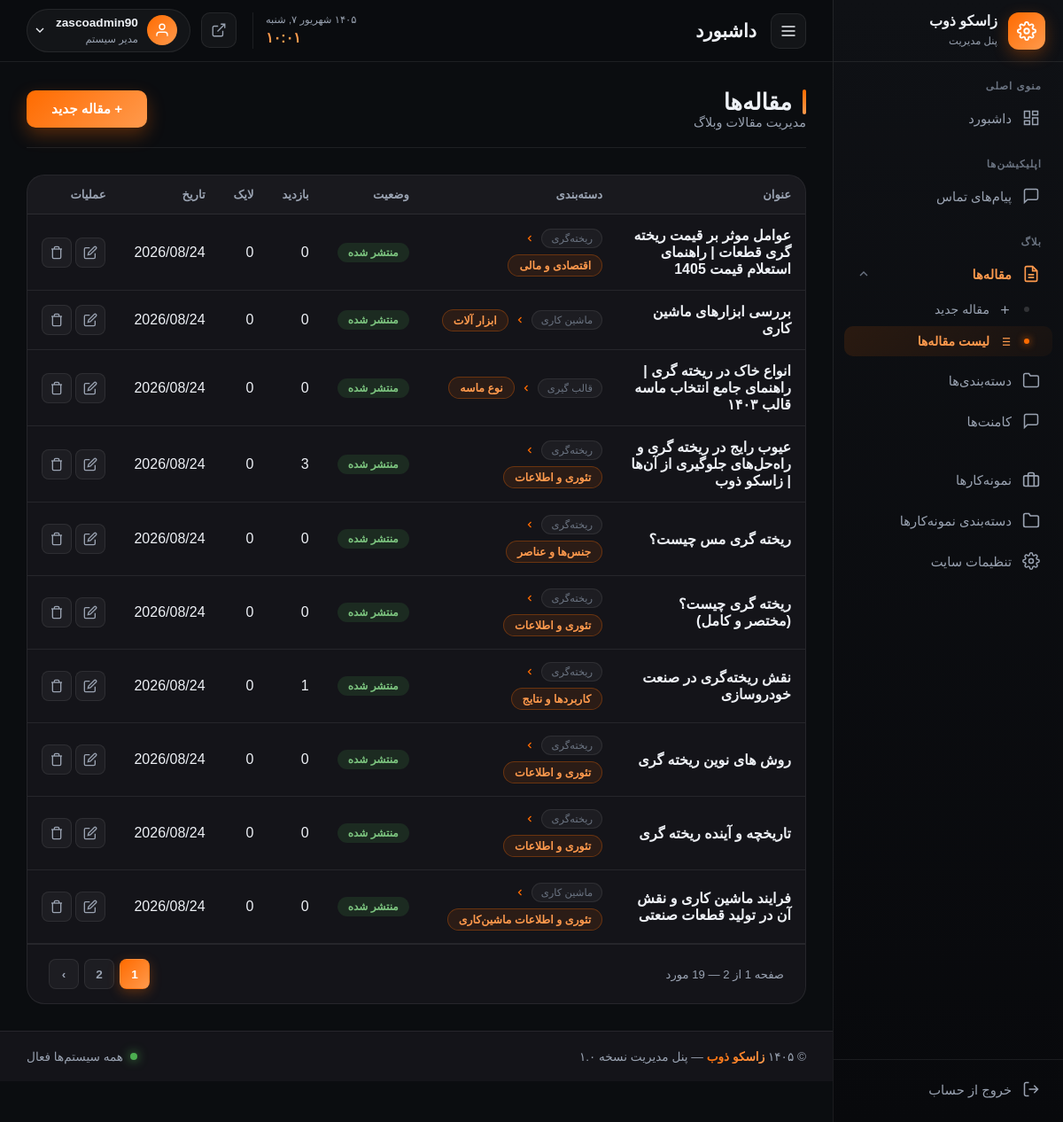
Before: /zasco-admin-x9k2p/blog/posts/ (signed in) with the older database file.
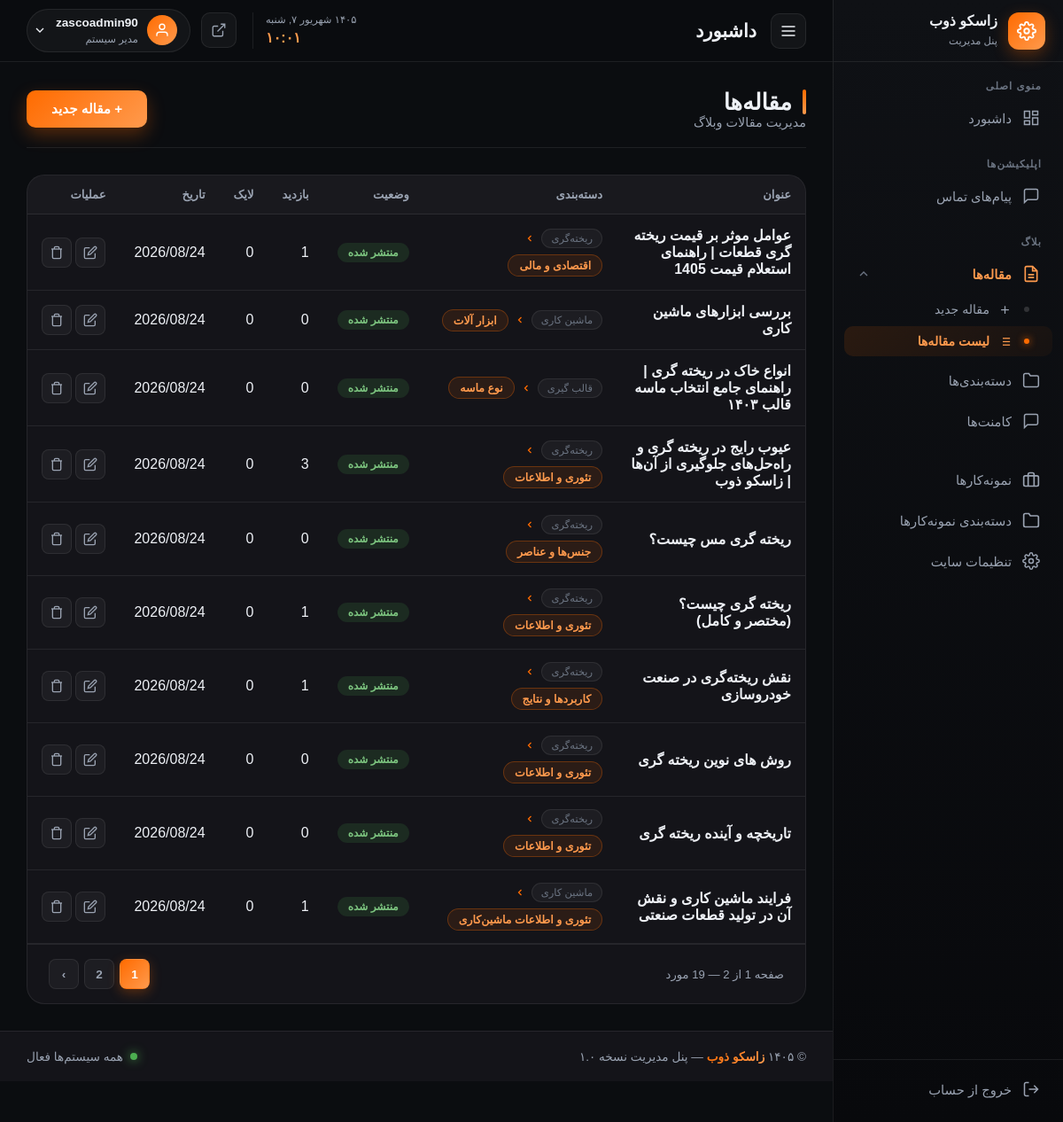
After: the same page with the newer database file.
### blog/models.py (models this page shows, shortened)
class Post(SoftDeleteModel):
    title = models.CharField('عنوان مقاله', max_length=200)
    slug = models.SlugField('اسلاگ', max_length=220, unique=True, allow_unicode=True, blank=True)
    excerpt = models.TextField('چکیده', blank=True)
    content = models.TextField('متن مقاله')
    featured_image = models.ImageField('تصویر شاخص', upload_to='blog/%Y/%m/')
    category = models.ForeignKey(Category, verbose_name='دسته‌بندی', on_delete=models.SET_NULL,
        null=True, blank=True, related_name='posts')
    read_time = models.PositiveIntegerField('زمان تقریبی خواندن (دقیقه)', default=1)
    views = models.PositiveIntegerField('بازدیدها', default=0)
    likes = models.PositiveIntegerField('لایک‌ها', default=0)
    published = models.BooleanField('منتشر شده', default=False)
    publish_date = models.DateTimeField('تاریخ انتشار', null=True, blank=True)
    updated = models.DateTimeField('تاریخ به‌روزرسانی', auto_now=True)
    created = models.DateTimeField('تاریخ ایجاد', auto_now_add=True)
    class Meta:
        verbose_name = 'مقاله'
        verbose_name_plural = 'مقالات'
        ordering = ['-publish_date', '-created']

class Category(models.Model):
    title = models.CharField('عنوان دسته‌بندی', max_length=100)
    slug = models.SlugField('اسلاگ', max_length=120, unique=True, allow_unicode=True, blank=True)
    parent = models.ForeignKey('self', verbose_name='دسته مادر', null=True, blank=True,
        on_delete=models.SET_NULL, related_name='children')
    class Meta:
        verbose_name = 'دسته‌بندی'
        verbose_name_plural = 'دسته‌بندی‌ها'

### panel/views.py (the view)
# urls.py: path('blog/posts/', views.blog_post_list, name='blog_post_list'),
@login_required
def blog_post_list(request):
    if not request.user.is_staff:
        return redirect('panel:login')
    posts = Post.objects.all().select_related('category').order_by('-publish_date')
    paginator = Paginator(posts, 10)
    posts = paginator.get_page(request.GET.get('page'))
    return render(request, 'main_pages/blog/post_list.html', {'posts': posts})

### main/context_processors.py (called while the page is built)
def site_settings(request):
    return {'site': SiteSetting.load()}

### main/models.py (called while the page is built)
    def get_queryset(self):
        return super().get_queryset().filter(is_deleted=False)

    @classmethod
    def load(cls):
        obj, _ = cls.objects.get_or_create(pk=1)
        return obj

### panel/context_processors.py (called while the page is built)
def panel_badges(request):
    if not (request.user.is_authenticated and request.user.is_staff):
        return {}
    return {
        'pending_comments': Comment.objects.filter(approved=False, is_deleted=False).count(),
    }

### panel/templates/main_pages/blog/post_list.html (shortened to what this page needs)
{% extends 'layouts/panel_base.html' %}
{% load static %}
{% block content %}
<div class="page-header">
    <div>
        <h1 class="page-title">مقاله‌ها</h1>
        <p class="page-subtitle">مدیریت مقالات وبلاگ</p>
    </div>
    <a href="{% url 'panel:blog_post_add' %}" class="btn-primary">+ مقاله جدید</a>
</div>
<div class="card">
    <div class="table-responsive">
        <table class="data-table">
            <thead>
                <tr>
                    <th>عنوان</th>
                    <th>دسته‌بندی</th>
                    <th>وضعیت</th>
                    <th>بازدید</th>
                    <th>لایک</th>
                    <th>تاریخ</th>
                    <th>عملیات</th>
                </tr>
            </thead>
            <tbody>
                {% for post in posts %}
                <tr>
                    <td><strong>{{ post.title }}</strong></td>
                    <td>
                        {% if post.category %}
                        {% if post.category.parent %}
                        <div class="cat-cell">
                            <span class="cat-parent">{{ post.category.parent.title }}</span>
                            <svg class="cat-arrow" viewBox="0 0 24 24" fill="none" stroke="currentColor"
                                stroke-width="2.5">
                                <polyline points="15 18 9 12 15 6" />
                            </svg>
                            <span class="cat-child">{{ post.category.title }}</span>
                        </div>
                        {% else %}
                        <div class="cat-cell">
                            <span class="cat-child solo">{{ post.category.title }}</span>
                        </div>
                        {% endif %}
                        {% else %}
                        <span class="badge badge-warning">بدون دسته</span>
                        {% endif %}
                    </td>
                    <td>
                        {% if post.published %}
                        <span class="badge badge-success">منتشر شده</span>
                        {% else %}
                        <span class="badge badge-warning">پیش‌نویس</span>
                        {% endif %}
                    </td>
                    <td>{{ post.views }}</td>
                    <td>{{ post.likes }}</td>
                    <td>{{ post.created|date:"Y/m/d" }}</td>
                    <td>
                        <a href="{% url 'panel:blog_post_edit' post.id %}" class="btn-icon" title="ویرایش">
                            <svg viewBox="0 0 24 24" fill="none" stroke="currentColor" stroke-width="2">
                                <path d="M11 4H4a2 2 0 0 0-2 2v14a2 2 0 0 0 2 2h14a2 2 0 0 0 2-2v-7" />
                                <path d="M18.5 2.5a2.121 2.121 0 0 1 3 3L12 15l-4 1 1-4 9.5-9.5z" />
                            </svg>
                        </a>
                        <button class="btn-icon danger delete-post-btn" data-id="{{ post.id }}" title="حذف">
                            <svg viewBox="0 0 24 24" fill="none" stroke="currentColor" stroke-width="2">
                                <polyline points="3 6 5 6 21 6" />
                                <path
                                    d="M19 6v14a2 2 0 0 1-2 2H7a2 2 0 0 1-2-2V6m3 0V4a2 2 0 0 1 2-2h4a2 2 0 0 1 2 2v2" />
                            </svg>
                        </button>
                    </td>
                </tr>
                {% empty %}
                <tr>
                    <td colspan="7" class="text-center">هنوز مقاله‌ای ایجاد نشده</td>
                </tr>
                {% endfor %}
            </tbody>
        </table>
    </div>
    {% include 'partials/panel_pagination.html' with page_obj=posts %}
</div>
{% endblock %}

Changed rows visible on the page:
changed Post "عوامل موثر بر قیمت ریخته گری قطعات | راهنمای استعلام قیمت 1405": views "0" → "1"
changed Post "ریخته گری چیست؟ (مختصر و کامل)": views "0" → "1"
changed Post "فرایند ماشین کاری و نقش آن در تولید قطعات صنعتی": views "0" → "1"
